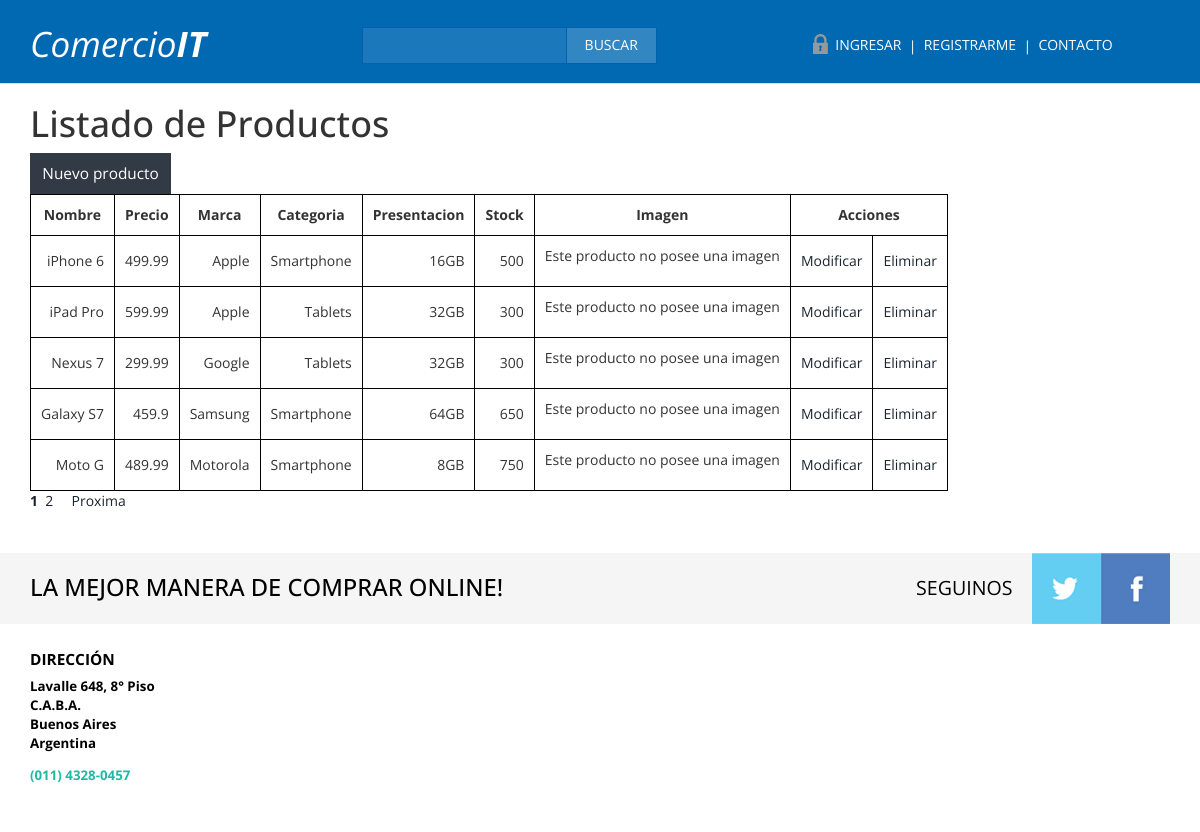
The app's page /FASE_05/admin/index.php with its own data.
### tables this page shows
CREATE TABLE `productos` (
  `idProducto` int(11) NOT NULL,
  `Nombre` varchar(30) NOT NULL,
  `Precio` double NOT NULL,
  `Marca` int(11) NOT NULL,
  `Categoria` int(11) NOT NULL,
  `Presentacion` varchar(30) NOT NULL,
  `Stock` int(6) NOT NULL,
  `imagen` varchar(200) DEFAULT NULL
);

CREATE TABLE `marcas` (
  `idMarca` int(11) NOT NULL,
  `Nombre` varchar(30) NOT NULL
);

CREATE TABLE `categorias` (
  `idCategoria` int(11) NOT NULL,
  `Nombre` varchar(30) NOT NULL,
  `Hijo_de` int(11) DEFAULT '0'
);

### FASE_05/admin/functions.php (the view, shortened to what this page needs)
<?php
	include("conexion.php");
	function CargarPagina($pagina){
		$modulo = "./" . $pagina . ".php";
		if ( file_exists( $modulo ) ) {
			include( $modulo );
		} else {
			include( "404.php" );
		}
	}
    		?>
			<?php
	function ListarProductos($pagina,$vista){
		global $conexion;
		$cantidad = $conexion->prepare("SELECT COUNT(*) FROM productos");
		$cantidad->execute();
		$cant = (int)($cantidad->fetch())[0];
		$productos = $conexion->prepare("SELECT P.idProducto, P.Nombre, P.Precio, P.Presentacion, P.Stock, P.imagen, M.Nombre AS Marca, C.Nombre AS Categoria FROM productos AS P INNER JOIN marcas AS M ON P.Marca = M.idMarca INNER JOIN categorias AS C ON P.Categoria = C.idCategoria LIMIT $vista OFFSET " . $pagina * $vista);
		$productos->execute();
		$productoss = $productos->fetchAll(PDO::FETCH_ASSOC);
		foreach ($productoss as $producto) {
		echo "<tr>";
			echo "<td>".$producto["Nombre"]."</td>";
			echo "<td>".$producto["Precio"]."</td>";
			echo "<td>".$producto["Marca"]."</td>";
			echo "<td>".$producto["Categoria"]."</td>";
			echo "<td>".$producto["Presentacion"]."</td>";
			echo "<td>".$producto["Stock"]."</td>";
			if($producto["imagen"]){
				echo "<td><img style='width:20%;' src='" . UPLOAD_PATH . $producto['imagen']. "'></td>";
			} else {
				echo "<td><p> Este producto no posee una imagen </p></td>";
			}
			echo "<td><a href='admin/?page=producto&amp;action=update&amp;id=". $producto['idProducto'] . "'>Modificar</a></td>";
			echo "<td><a href='admin/?page=producto&amp;action=delete&amp;id=". $producto['idProducto'] . "'>Eliminar</a></td>";
		echo "</tr>";
	}
		echo "</table>";
		$cantpag = pag($cant,$vista);
		if($cant != $vista){
		MostrarPaginador($pagina,$cantpag);
		}
	}
	function pag($productos,$vistas){
		$num = (int)($productos/$vistas);
		if($productos%$vistas != 0){
			$num++;
		}
		return $num - 1;
	}
	function MostrarPaginador($paginaActual, $cantidadDePaginas){
		$despues = $paginaActual + 1;
		$j = 1;
		for ($i = 0; $i <= $cantidadDePaginas; $i++){
			if($i == $paginaActual){
				echo "<a style='text-decoration:none;' href='admin/?page=panel&amp;pagina=". $i."'><strong>$j</strong>&nbsp&nbsp</a>";
			} else {
				echo "<a style='text-decoration:none;' href='admin/?page=panel&amp;pagina=". $i."'>$j&nbsp&nbsp</a>";
			}
			$j++;
		}
		if($cantidadDePaginas > $paginaActual){
		echo "<a style='text-decoration:none;' href='admin/?page=panel&amp;pagina=". $despues."'>&nbsp&nbsp&nbspProxima</a>";
		}
	}
?>

### FASE_05/css/style.css (style rules this page uses)
th,td { padding: 10px; border: solid 1px #000; text-align: center; }
td { text-align: right; }
body { background: #fff; font-family: 'Open Sans', sans-serif; }
body a { transition: 0.5s all; -webkit-transition: 0.5s all; -o-transition: 0.5s all; -ms-transition: 0.5s all; -moz-transition: 0.5s all; }

### records on screen
productos: Nombre "iPhone 6", Precio "499.99", Marca.Nombre "Apple", Categoria.Nombre "Smartphone", Presentacion "16GB", Stock "500", shows "Este producto no posee una imagen"
productos: Nombre "iPad Pro", Precio "599.99", Marca.Nombre "Apple", Categoria.Nombre "Tablets", Presentacion "32GB", Stock "300", shows "Este producto no posee una imagen"
productos: Nombre "Nexus 7", Precio "299.99", Marca.Nombre "Google", Categoria.Nombre "Tablets", Presentacion "32GB", Stock "300", shows "Este producto no posee una imagen"
productos: Nombre "Galaxy S7", Precio "459.9", Marca.Nombre "Samsung", Categoria.Nombre "Smartphone", Presentacion "64GB", Stock "650", shows "Este producto no posee una imagen"
productos: Nombre "Moto G", Precio "489.99", Marca.Nombre "Motorola", Categoria.Nombre "Smartphone", Presentacion "8GB", Stock "750", shows "Este producto no posee una imagen"
